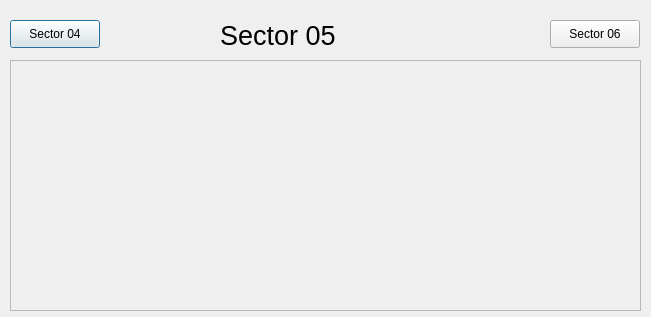
<?xml version="1.0" encoding="UTF-8"?>
<ui version="4.0">
 <class>Dialog</class>
 <widget class="QDialog" name="Dialog">
  <property name="geometry">
   <rect>
    <x>0</x>
    <y>0</y>
    <width>651</width>
    <height>317</height>
   </rect>
  </property>
  <property name="windowTitle">
   <string>Dialog</string>
  </property>
  <widget class="QLabel" name="label_2">
   <property name="geometry">
    <rect>
     <x>220</x>
     <y>20</y>
     <width>131</width>
     <height>31</height>
    </rect>
   </property>
   <property name="font">
    <font>
     <pointsize>20</pointsize>
    </font>
   </property>
   <property name="text">
    <string>Sector 05</string>
   </property>
  </widget>
  <widget class="QEForm" name="asguiformplugin">
   <property name="geometry">
    <rect>
     <x>10</x>
     <y>60</y>
     <width>631</width>
     <height>251</height>
    </rect>
   </property>
   <property name="uiFile" stdset="0">
    <string>SectorVacuumSchematic.ui</string>
   </property>
   <property name="variableSubstitutions" stdset="0">
    <string>SR=05 SRPREV=04</string>
   </property>
  </widget>
  <widget class="QEPushButton" name="guipushbuttonplugin">
   <property name="geometry">
    <rect>
     <x>10</x>
     <y>20</y>
     <width>90</width>
     <height>28</height>
    </rect>
   </property>
   <property name="text">
    <string>Sector 04</string>
   </property>
   <property name="guiFile">
    <string>SVS04.ui</string>
   </property>
   <property name="creationOption" stdset="0">
    <enum>QEPushButton::Open</enum>
   </property>
  </widget>
  <widget class="QEPushButton" name="guipushbuttonplugin_2">
   <property name="geometry">
    <rect>
     <x>550</x>
     <y>20</y>
     <width>90</width>
     <height>28</height>
    </rect>
   </property>
   <property name="text">
    <string>Sector 06</string>
   </property>
   <property name="guiFile">
    <string>SVS06.ui</string>
   </property>
   <property name="creationOption" stdset="0">
    <enum>QEPushButton::Open</enum>
   </property>
  </widget>
 </widget>
 <customwidgets>
  <customwidget>
   <class>QEPushButton</class>
   <extends>QPushButton</extends>
   <header>QEPushButton.h</header>
  </customwidget>
  <customwidget>
   <class>QEForm</class>
   <extends>QScrollArea</extends>
   <header>QEForm.h</header>
  </customwidget>
 </customwidgets>
 <resources/>
 <connections/>
</ui>
